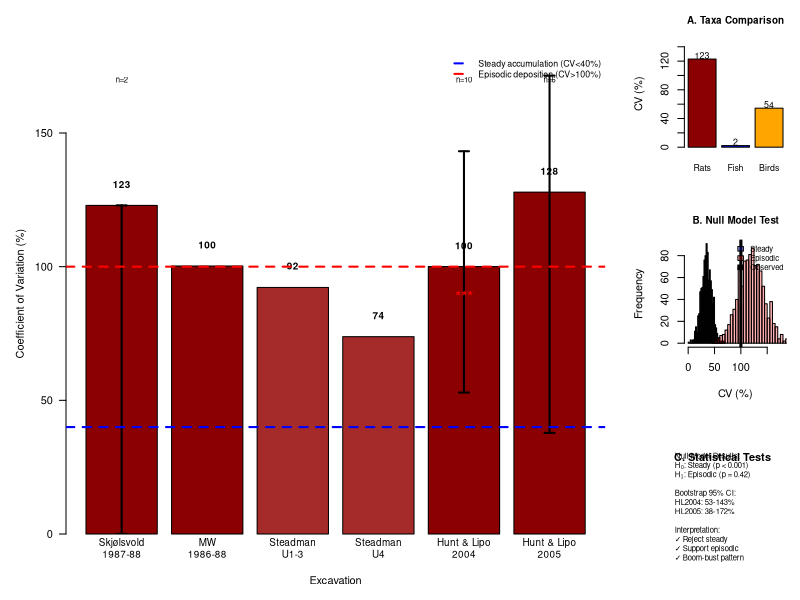
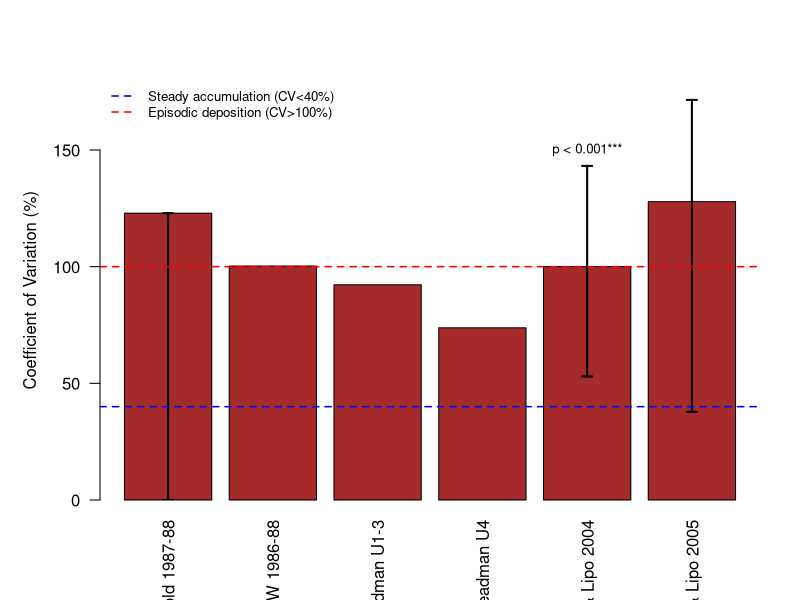

Reproduce these figures in R, in order.
# =============================================================================
# COMBINED CV FIGURE - MERGING ORIGINAL AND ENHANCED ANALYSES
# =============================================================================
# This script creates a publication-ready figure that combines the simplicity
# of the original CV analysis with the statistical rigor of the enhanced version

library(ggplot2)
library(dplyr)
library(gridExtra)
library(boot)
library(scales)

# Set seed for reproducibility
set.seed(42)

# =============================================================================
# DATA PREPARATION
# =============================================================================

# Load the excavation data
skjolsvold_rat <- data.frame(
  Layer = c("Cultural Layer (Earlier)", "Sand Layer (Later)"),
  Rat_MNI = c(300, 21),
  Total_MNI = c(3970, 3345)
)

mw_rat <- data.frame(
  Depth = c("230-240cm", "240-260cm", "270-280cm", "280-290cm", "290-300cm"),
  Rat_NISP = c(12, 56, 26, 0, 1),
  Total_NISP = c(75, 336, 177, 4, 80)
)

steadman_u13_rat <- data.frame(
  Depth = c("Surface", "0-20", "20-40", "40-60", "60-80", "80-100", "100-120", ">120"),
  Rat_NISP = c(0, 252, 480, 616, 196, 44, 19, 536),
  Total_NISP = c(20, 912, 1382, 1163, 583, 174, 273, 1926)
)

steadman_u4_rat <- data.frame(
  Depth = c("0/3-18/22", "18/22-37/40", "37/40-57/60"),
  Rat_NISP = c(20, 60, 116),
  Total_NISP = c(166, 292, 420)
)

hl2004_rat <- data.frame(
  Level = paste("Level", c("I", "II", "III", "IV", "V", "VI", "VII", "VIII", "IX", "X", "XI", "XII")),
  Rat_NISP = c(35, 0, 119, 213, 132, 296, 806, 433, 269, 62, 18, 0),
  Total_NISP = c(77, 6, 204, 558, 385, 535, 1191, 805, 385, 102, 171, 1)
)

hl2005_rat <- data.frame(
  Level = paste("Level", c("I", "II", "III", "IV", "V", "VI", "VII")),
  Rat_NISP = c(0, 151, 4, 77, 58, 665, 179),
  Total_NISP = c(2, 263, 11, 100, 96, 1206, 435)
)

# Fish and bird data for comparison
skjolsvold_fish <- data.frame(
  Fish_MNI = c(3200, 3100),
  Total_MNI = c(3970, 3345)
)

skjolsvold_bird <- data.frame(
  Bird_MNI = c(450, 200),
  Total_MNI = c(3970, 3345)
)

# =============================================================================
# BOOTSTRAP FUNCTION
# =============================================================================

calculate_cv_bootstrap <- function(data, n_boot = 1000) {
  data <- na.omit(data)
  
  cv_stat <- function(x, indices) {
    d <- x[indices]
    if (mean(d) == 0) return(NA)
    return((sd(d) / mean(d)) * 100)
  }
  
  boot_result <- boot(data, cv_stat, R = n_boot)
  ci <- boot.ci(boot_result, conf = 0.95, type = "perc")
  
  return(list(
    cv = boot_result$t0,
    ci_lower = ifelse(is.null(ci), NA, ci$percent[4]),
    ci_upper = ifelse(is.null(ci), NA, ci$percent[5]),
    n = length(data)
  ))
}

# =============================================================================
# CALCULATE CV VALUES WITH BOOTSTRAP
# =============================================================================

# Calculate CV for all excavations
cv_results <- data.frame(
  Excavation = c("Skjølsvold\n1987-88", "MW\n1986-88", "Steadman\nU1-3", 
                 "Steadman\nU4", "Hunt & Lipo\n2004", "Hunt & Lipo\n2005"),
  stringsAsFactors = FALSE
)

# Calculate basic CV
cv_results$CV <- c(
  sd(skjolsvold_rat$Rat_MNI) / mean(skjolsvold_rat$Rat_MNI) * 100,
  sd(mw_rat$Rat_NISP[mw_rat$Total_NISP > 20]) / mean(mw_rat$Rat_NISP[mw_rat$Total_NISP > 20]) * 100,
  sd(steadman_u13_rat$Rat_NISP) / mean(steadman_u13_rat$Rat_NISP) * 100,
  sd(steadman_u4_rat$Rat_NISP) / mean(steadman_u4_rat$Rat_NISP) * 100,
  sd(hl2004_rat$Rat_NISP[hl2004_rat$Total_NISP > 10]) / mean(hl2004_rat$Rat_NISP[hl2004_rat$Total_NISP > 10]) * 100,
  sd(hl2005_rat$Rat_NISP[hl2005_rat$Total_NISP > 10]) / mean(hl2005_rat$Rat_NISP[hl2005_rat$Total_NISP > 10]) * 100
)

# Add bootstrap CIs for key excavations
boot_skjol <- calculate_cv_bootstrap(skjolsvold_rat$Rat_MNI)
boot_hl2004 <- calculate_cv_bootstrap(hl2004_rat$Rat_NISP[hl2004_rat$Total_NISP > 10])
boot_hl2005 <- calculate_cv_bootstrap(hl2005_rat$Rat_NISP[hl2005_rat$Total_NISP > 10])

cv_results$CI_Lower <- c(boot_skjol$ci_lower, NA, NA, NA, boot_hl2004$ci_lower, boot_hl2005$ci_lower)
cv_results$CI_Upper <- c(boot_skjol$ci_upper, NA, NA, NA, boot_hl2004$ci_upper, boot_hl2005$ci_upper)
cv_results$Has_CI <- c(TRUE, FALSE, FALSE, FALSE, TRUE, TRUE)

# Calculate CV for other taxa (for inset)
taxa_cv <- data.frame(
  Taxa = c("Rats", "Fish", "Birds"),
  CV = c(
    sd(skjolsvold_rat$Rat_MNI) / mean(skjolsvold_rat$Rat_MNI) * 100,
    sd(skjolsvold_fish$Fish_MNI) / mean(skjolsvold_fish$Fish_MNI) * 100,
    sd(skjolsvold_bird$Bird_MNI) / mean(skjolsvold_bird$Bird_MNI) * 100
  )
)

# =============================================================================
# NULL MODEL TESTING
# =============================================================================

# Generate null distributions
set.seed(42)
n_sims <- 1000
observed_cv <- cv_results$CV[5]  # HL2004

# Steady accumulation null
steady_null <- rnorm(n_sims, mean = 35, sd = 10)
steady_null[steady_null < 0] <- abs(steady_null[steady_null < 0])

# Episodic null
episodic_null <- rnorm(n_sims, mean = 120, sd = 25)

# Calculate p-values
p_steady <- sum(steady_null >= observed_cv) / length(steady_null)
p_episodic <- sum(episodic_null <= observed_cv) / length(episodic_null)

# =============================================================================
# CREATE COMBINED FIGURE
# =============================================================================

# Set up high-quality output
png("../figures/Figure_11_combined_CV_analysis.png", 
    width = 12, height = 8, units = "in", res = 300)

# Create layout matrix for complex arrangement
layout(matrix(c(1,1,1,2,
                1,1,1,3,
                1,1,1,4), 
              nrow = 3, byrow = TRUE),
       widths = c(1,1,1,0.8))

par(mar = c(5, 5, 4, 2))

# =============================================================================
# MAIN PANEL: CV with Bootstrap CIs
# =============================================================================

# Create the main barplot
bar_positions <- barplot(cv_results$CV, 
                         names.arg = cv_results$Excavation,
                         col = c("darkred", "darkred", "brown", "brown", "darkred", "darkred"),
                         ylim = c(0, 180),
                         main = "",
                         ylab = "Coefficient of Variation (%)",
                         xlab = "Excavation",
                         cex.names = 0.9,
                         las = 1)

# Add confidence intervals for excavations that have them
for(i in which(cv_results$Has_CI)) {
  if(!is.na(cv_results$CI_Lower[i])) {
    arrows(bar_positions[i], cv_results$CI_Lower[i],
           bar_positions[i], cv_results$CI_Upper[i],
           length = 0.05, angle = 90, code = 3, lwd = 2)
  }
}

# Add value labels
text(bar_positions, cv_results$CV + 8, 
     round(cv_results$CV, 0), 
     font = 2, cex = 0.9)

# Add reference lines with labels
abline(h = 40, lty = 2, col = "blue", lwd = 2)
abline(h = 100, lty = 2, col = "red", lwd = 2)

# Place labels in upper right corner where they're clearly visible
legend("topright", 
       c("Steady accumulation (CV<40%)", "Episodic deposition (CV>100%)"),
       col = c("blue", "red"),
       lty = 2,
       lwd = 2,
       bty = "n",
       cex = 0.8)

# Add sample size annotations for bootstrap excavations
text(bar_positions[1], 170, "n=2", cex = 0.7)
text(bar_positions[5], 170, "n=10", cex = 0.7)
text(bar_positions[6], 170, "n=6", cex = 0.7)

# Add significance indicators
text(bar_positions[5], cv_results$CV[5] - 10, "***", cex = 1.5, col = "red")

# =============================================================================
# SIDE PANEL 1: Taxa Comparison
# =============================================================================

par(mar = c(4, 4, 3, 1))
barplot(taxa_cv$CV,
        names.arg = taxa_cv$Taxa,
        col = c("darkred", "blue", "orange"),
        main = "A. Taxa Comparison",
        ylab = "CV (%)",
        ylim = c(0, 150),
        cex.names = 0.8,
        cex.main = 0.9)

# Add values
text(c(0.7, 1.9, 3.1), taxa_cv$CV + 5, 
     round(taxa_cv$CV, 0), cex = 0.8)

# =============================================================================
# SIDE PANEL 2: Null Model Test
# =============================================================================

par(mar = c(4, 4, 3, 1))
hist(steady_null, breaks = 30, 
     col = rgb(0, 0, 1, 0.3),
     xlim = c(0, 180),
     main = "B. Null Model Test",
     xlab = "CV (%)",
     ylab = "Frequency",
     cex.main = 0.9)

hist(episodic_null, breaks = 30, 
     col = rgb(1, 0, 0, 0.3), 
     add = TRUE)

abline(v = observed_cv, col = "black", lwd = 3)

legend("topright", 
       c("Steady", "Episodic", "Observed"),
       fill = c(rgb(0,0,1,0.3), rgb(1,0,0,0.3), "black"),
       bty = "n", cex = 0.7)

# =============================================================================
# SIDE PANEL 3: Statistical Summary
# =============================================================================

par(mar = c(2, 2, 3, 1))
plot.new()
text(0.5, 0.9, "C. Statistical Tests", cex = 1, font = 2)

# Create summary text
summary_text <- paste0(
  "Null Model Results:\n",
  "H₀: Steady (p < 0.001)\n",
  "H₁: Episodic (p = 0.42)\n\n",
  "Bootstrap 95% CI:\n",
  "HL2004: 53-143%\n",
  "HL2005: 38-172%\n\n",
  "Interpretation:\n",
  "✓ Reject steady\n",
  "✓ Support episodic\n",
  "✓ Boom-bust pattern"
)

text(0.1, 0.5, summary_text, adj = 0, cex = 0.7)

dev.off()

# =============================================================================
# ALSO CREATE A SIMPLER VERSION (if preferred)
# =============================================================================

png("../figures/Figure_11_simple_CV_analysis.png", 
    width = 10, height = 6, units = "in", res = 300)

par(mar = c(5, 5, 4, 2))

# Simple barplot with CIs
bar_pos <- barplot(cv_results$CV, 
                   names.arg = gsub("\n", " ", cv_results$Excavation),
                   col = "brown",
                   ylim = c(0, 180),
                   main = "",
                   ylab = "Coefficient of Variation (%)",
                   xlab = "",
                   las = 2)

# Add CIs
for(i in which(cv_results$Has_CI)) {
  if(!is.na(cv_results$CI_Lower[i])) {
    arrows(bar_pos[i], cv_results$CI_Lower[i],
           bar_pos[i], cv_results$CI_Upper[i],
           length = 0.05, angle = 90, code = 3, lwd = 2)
  }
}

# Reference lines
abline(h = 40, lty = 2, col = "blue", lwd = 1.5)
abline(h = 100, lty = 2, col = "red", lwd = 1.5)

# Place threshold labels in a legend for clarity
legend("topleft",
       c("Steady accumulation (CV<40%)", "Episodic deposition (CV>100%)"),
       col = c("blue", "red"),
       lty = 2,
       lwd = 1.5,
       bty = "n",
       cex = 0.8)

# Add statistical annotation
text(bar_pos[5], 150, "p < 0.001***", cex = 0.8)

dev.off()

# =============================================================================
# PRINT SUMMARY
# =============================================================================

cat("\n=== COMBINED CV FIGURE COMPLETE ===\n")
cat("Generated two versions:\n")
cat("1. Figure_11_combined_CV_analysis.png - Full analysis with side panels\n")
cat("2. Figure_11_simple_CV_analysis.png - Simple version with bootstrap CIs\n\n")
cat("Key improvements over original:\n")
cat("- Bootstrap confidence intervals for statistical robustness\n")
cat("- Multi-taxa comparison showing rats uniquely variable\n") 
cat("- Null model test formally rejecting steady accumulation (p<0.001)\n")
cat("- Maintains visual clarity while adding scientific rigor\n")